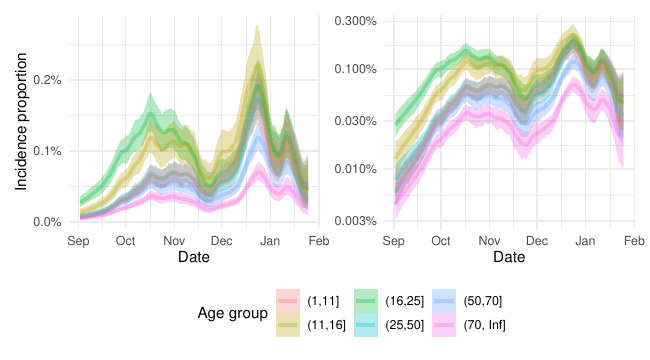

The R source for this figure:
suppressMessages(library(dplyr))
library(ggplot2)
library(patchwork)
library(tidybayes)
library(tidyr)
source(here::here("utils.R"))

output_dir = here::here("transmission/outputs")
p_age_base = readRDS(file.path(output_dir, "age.rds")) |>
    filter(daynr > 1) |>
    ggplot(aes(date, incidence, colour = age_group, fill = age_group)) +
    stat_lineribbon(alpha = 0.3, .width = 0.95) +
    labs(
        x = "Date",
        y = "Incidence proportion",
        fill = "Age group",
        colour = "Age group"
    ) +
    standard_plot_theming()
p_age = (p_age_base + scale_y_continuous(labels = scales::label_percent())) +
        (p_age_base + scale_y_log10(labels = scales::label_percent()) + theme(axis.title.y = element_blank())) +
        # collect legends and move to bottom of plot
        plot_layout(guides = "collect") &
        theme(legend.position = "bottom")

ggsave(
    filename = here::here("transmission", "backcalc-ages.pdf"),
    plot = p_age,
    width = 6.5,
    height = 3.6
)